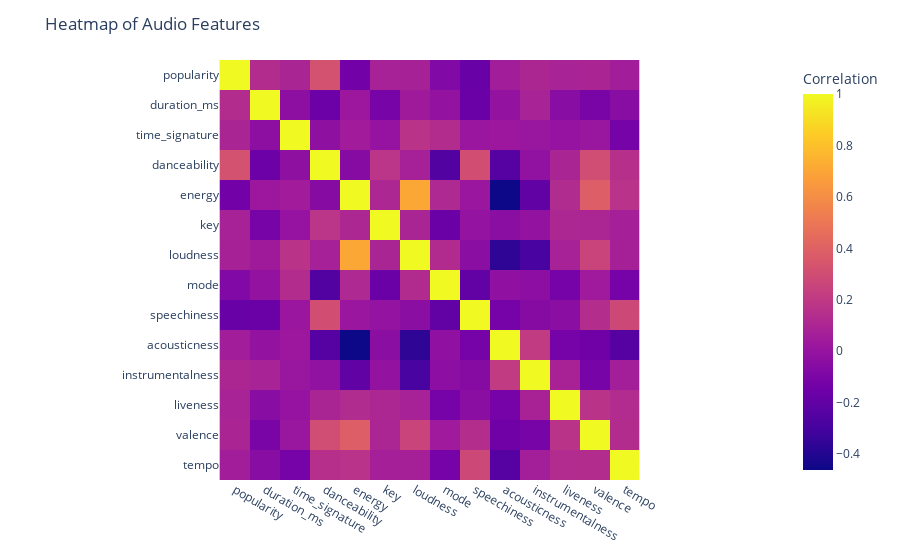

Notebook code for this chart:
### Code cell
fig = px.imshow(
    corr2,
    labels=dict(color="Correlation"),
    x=temp2.columns,
    y=temp2.columns,
    color_continuous_scale='plasma'
    )

fig.update_layout(
    title="Heatmap of Audio Features")

fig.show()

### Figure 1 — Plotly figure (JSON) as saved in the notebook; plotly's stock layout.template omitted (floating-point values rounded to 4 significant figures; data arrays with more than 128 entries replaced by an {"elided": "..."} marker saying what was removed)
{"data": [{"coloraxis": "coloraxis", "hovertemplate": "x: %{x}<br>y: %{y}<br>Correlation: %{z}<extra></extra>", "type": "heatmap", "x": ["popularity", "duration_ms", "time_signature", "danceability", "energy", "key", "loudness", "mode", "speechiness", "acousticness", "instrumentalness", "liveness", "valence", "tempo"], "y": ["popularity", "duration_ms", "time_signature", "danceability", "energy", "key", "loudness", "mode", "speechiness", "acousticness", "instrumentalness", "liveness", "valence", "tempo"], "z": {"elided": "14x14 float values"}}], "layout": {"coloraxis": {"colorbar": {"title": {"text": "Correlation"}}, "colorscale": [[0, "#0d0887"], [0.1111, "#46039f"], [0.2222, "#7201a8"], [0.3333, "#9c179e"], [0.4444, "#bd3786"], [0.5556, "#d8576b"], [0.6667, "#ed7953"], [0.7778, "#fb9f3a"], [0.8889, "#fdca26"], [1, "#f0f921"]]}, "margin": {"t": 60}, "title": {"text": "Heatmap of Audio Features"}, "xaxis": {"constrain": "domain", "scaleanchor": "y"}, "yaxis": {"autorange": "reversed", "constrain": "domain"}}}
